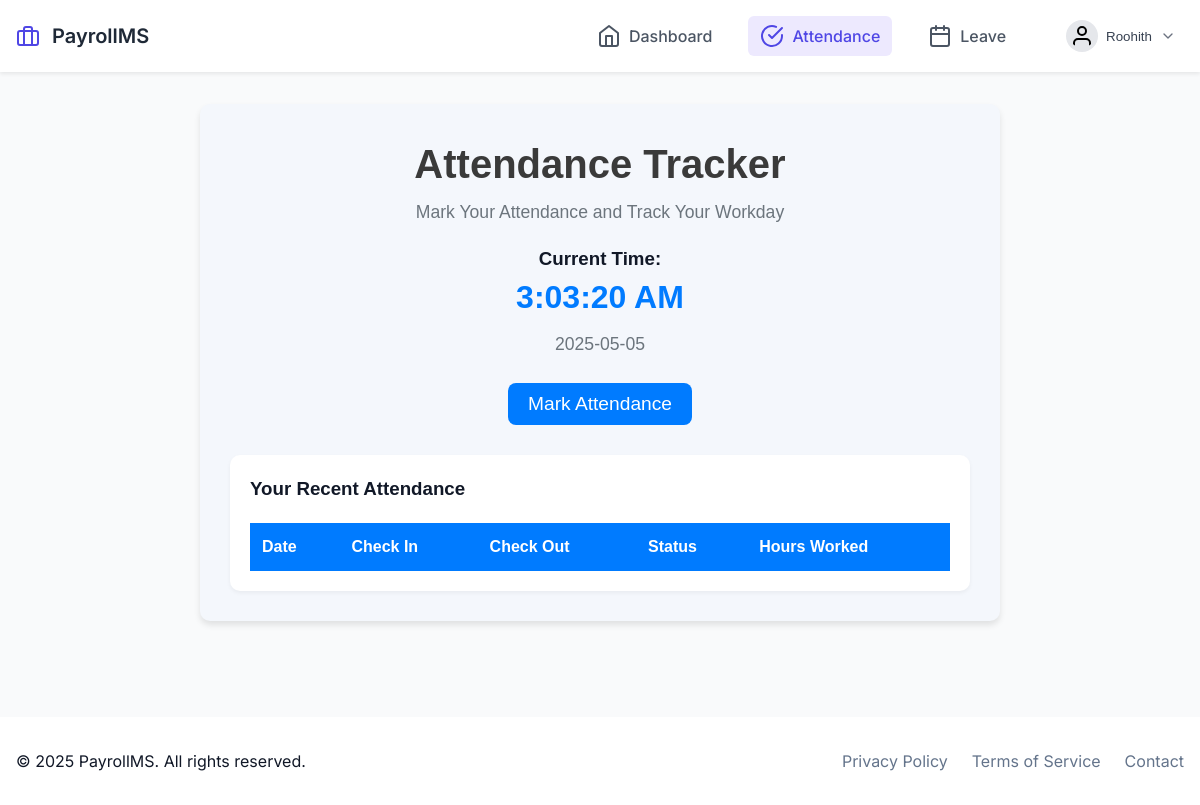
Before: /attendance/record (signed in) with the older database file.
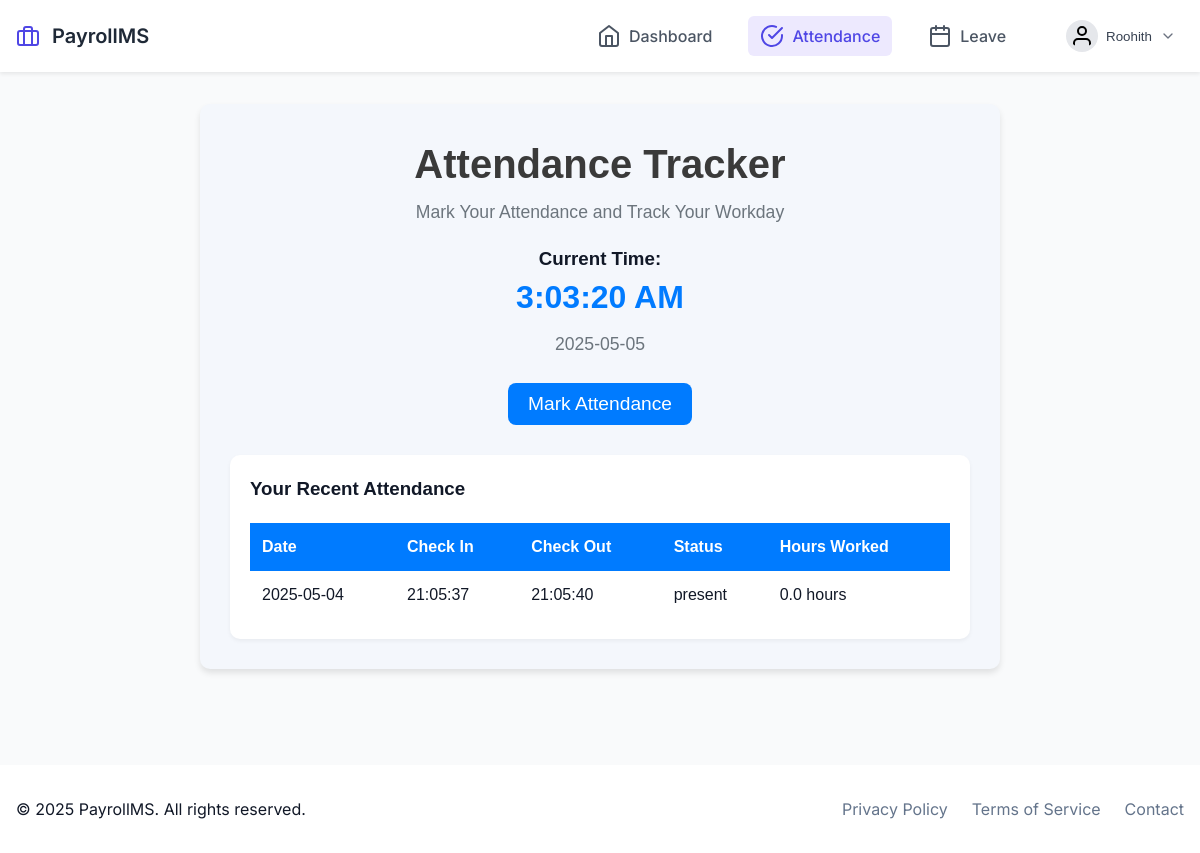
After: the same page with the newer database file.
### src/models/attendance.py (models this page shows, shortened)
class Attendance(db.Model):
    __tablename__ = 'attendance'
    id: int = db.Column(db.Integer, primary_key=True)
    employee_id: int = db.Column(db.Integer, db.ForeignKey('employee.id'), nullable=False)
    date: date = db.Column(db.Date, nullable=False)
    time_in: datetime = db.Column(db.DateTime, nullable=False)
    time_out: Optional[datetime] = db.Column(db.DateTime)
    status: str = db.Column(db.String(20), default='present')
    employee = db.relationship('Employee', backref=db.backref('attendances', lazy=True))

### src/routes/attendance.py (the view, shortened to what this page needs)
@attendance_bp.route('/record', methods=['GET', 'POST'])
@login_required
def record():
    today = date.today()
    employee_id = session.get('user_id')
    today_attendance = Attendance.query.filter_by(
        employee_id=employee_id,
        date=today
    ).first()
    attendance_history = Attendance.query.filter_by(
        employee_id=employee_id
    ).order_by(Attendance.date.desc()).limit(10).all()
    return render_template('attendance/record.html',
                         today=today,
                         today_attendance=today_attendance,
                         attendance_history=attendance_history)

### src/app.py (called while the page is built)
def create_app():
    app = Flask(__name__)
    app.config.from_object(Config)
    init_app(app)
    from .routes import init_routes
    init_routes(app)
    @app.context_processor
    def utility_processor():
        return {
            'now': datetime.now()
        }
    @app.route('/')
    def home():
        return render_template('home.html')
    return app

### src/routes/auth.py (called while the page is built)
def login_required(f: Callable) -> Callable:
    @wraps(f)
    def decorated_function(*args: Any, **kwargs: Any) -> Union[Response, Any]:
        if 'user_id' not in session:
            flash('Please log in first.', 'danger')
            return redirect(url_for('auth.login'))
        return f(*args, **kwargs)
    return decorated_function

### src/templates/attendance/record.html (shortened to what this page needs)
{% extends "base.html" %}
{% block content %}
<div class="attendance-record-container">
    <div class="header">
        <h1>Attendance Tracker</h1>
        <p class="subheading">Mark Your Attendance and Track Your Workday</p>
    </div>
    <div class="time-info">
        <h3>Current Time:</h3>
        <div class="clock">
            <span id="clock">00:00:00</span>
        </div>
        <p class="date-text">{{ today }}</p>
    </div>
    <div class="attendance-status-container">
        <form method="POST" class="attendance-form">
            <div class="status-message">
                {% if today_attendance %}
                    <p class="status-text positive">You have already marked your attendance today.</p>
                    {% if not today_attendance.time_out %}
                        <button type="submit" name="action" value="checkout" class="btn-checkout">Mark Check Out</button>
                    {% endif %}
                {% else %}
                    <button type="submit" name="action" value="checkin" class="btn-checkin">Mark Attendance</button>
                {% endif %}
            </div>
        </form>
    </div>
    <div class="attendance-history">
        <h3>Your Recent Attendance</h3>
        <table class="attendance-table">
            <thead>
                <tr>
                    <th>Date</th>
                    <th>Check In</th>
                    <th>Check Out</th>
                    <th>Status</th>
                    <th>Hours Worked</th>
                </tr>
            </thead>
            <tbody>
                {% for record in attendance_history %}
                <tr>
                    <td>{{ record.date }}</td>
                    <td>{{ record.time_in.strftime('%H:%M:%S') }}</td>
                    <td>{{ record.time_out.strftime('%H:%M:%S') if record.time_out else 'Not checked out' }}</td>
                    <td>{{ record.status }}</td>
                    <td>
                        {% if record.time_out %}
                            {% set duration = (record.time_out - record.time_in).total_seconds() / 3600 %}
                            {{ duration|round(2) }} hours
                        {% else %}
                            Not checked out
                        {% endif %}
                    </td>
                </tr>
                {% endfor %}
            </tbody>
        </table>
    </div>
</div>
{% endblock %}

Changed rows visible on the page:
added Attendance: date "2025-05-04", time_in "21:05:37", time_out "21:05:40", status "present", duration "0.0"
